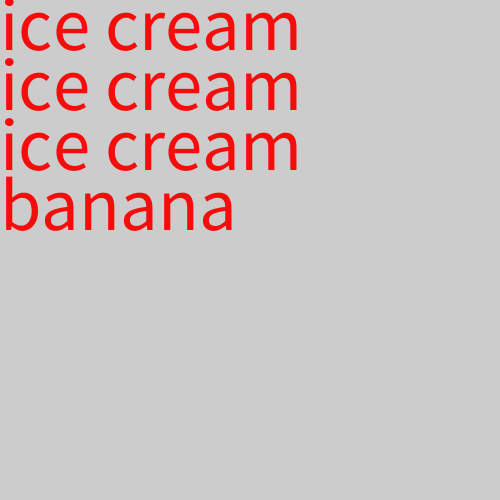
Frame 1 (no input)
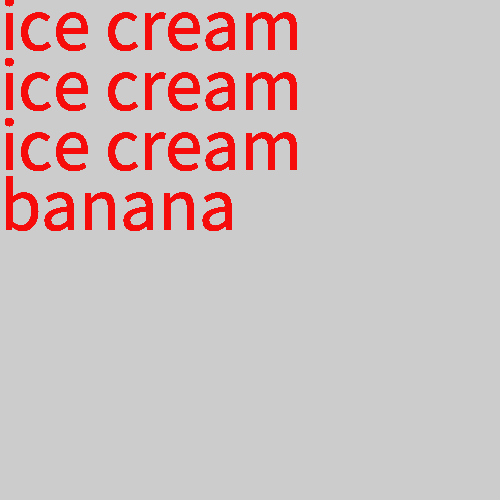
Frame 60 (the mouse pressed at the canvas centre just before this capture)
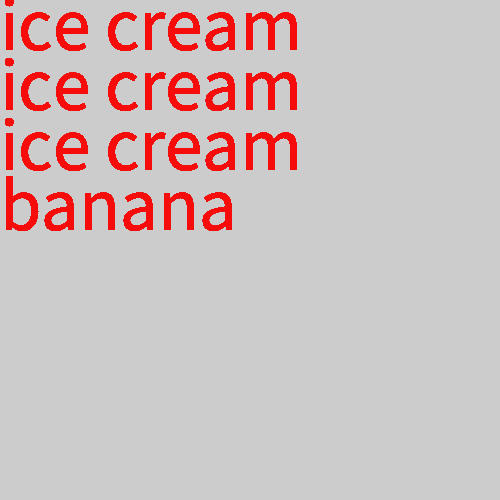
Frame 120 (the mouse held since frame 60 and released just before this capture)

The Processing sketch that drew these frames (run headless with seeded random() and noise(); from frame 60 on, the mouse is pressed at the canvas centre):

// Processing sketch: banana_split
// ── banana_split.pde
void setup(){
size(500, 500);

}
void draw(){
fill(#F70C0C);
 textSize(75);

int Y=50;

 for(int i = 0; i<3; i++){

  text("ice cream", 0, Y+(60*i)); // Y + ( 10 * i )

}
 text("banana", 0, 230);
}
